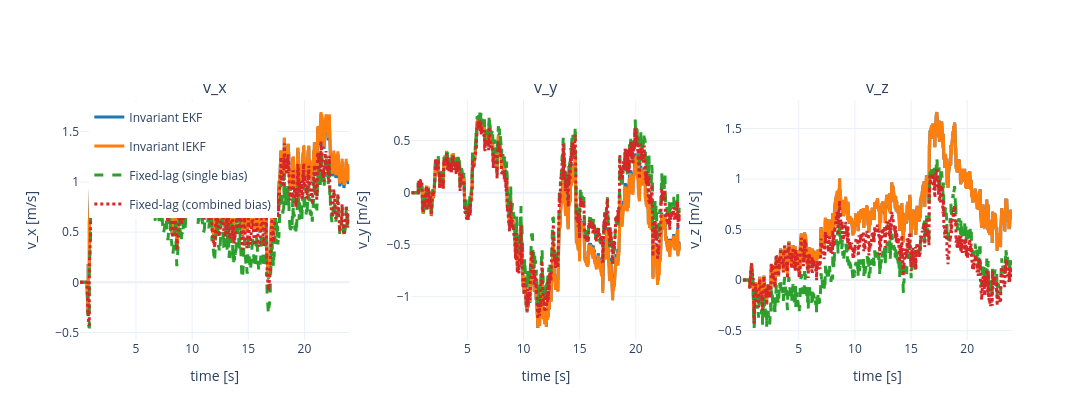

This figure's notebook cell:
### Code cell
fig = make_subplots(rows=1, cols=3, subplot_titles=("v_x", "v_y", "v_z"))
velocity_components = (
    ("vx", "v_x [m/s]"),
    ("vy", "v_y [m/s]"),
    ("vz", "v_z [m/s]"),
)
for col, (field, axis_label) in enumerate(velocity_components, start=1):
    for variant, result in DISPLAY_RESULTS.items():
        trajectory = result["trajectory"]
        times = np.array([row["timestamp_s"] for row in trajectory])
        values = np.array([row[field] for row in trajectory])
        fig.add_trace(
            go.Scatter(
                x=times,
                y=values,
                mode="lines",
                name=LABELS[variant],
                line=dict(color=COLORS[variant], width=3, dash=LINE_STYLES[variant]),
                legendgroup=variant,
                showlegend=(col == 1),
            ),
            row=1,
            col=col,
        )
    fig.update_xaxes(title_text="time [s]", row=1, col=col)
    fig.update_yaxes(title_text=axis_label, row=1, col=col)
fig.update_layout(height=420, width=1200, template="plotly_white", legend=dict(x=0.01, y=0.99))
fig.show()

### Figure 1 — Plotly figure (JSON) as saved in the notebook; plotly's stock layout.template omitted (floating-point values rounded to 4 significant figures; data arrays with more than 128 entries replaced by an {"elided": "..."} marker saying what was removed)
{"data": [{"legendgroup": "invariant_ekf", "line": {"color": "#1f77b4", "dash": "solid", "width": 3}, "mode": "lines", "name": "Invariant EKF", "showlegend": true, "type": "scatter", "x": {"elided": "2665 float values"}, "xaxis": "x", "y": {"elided": "2665 float values"}, "yaxis": "y"}, {"legendgroup": "invariant_graph", "line": {"color": "#ff7f0e", "dash": "solid", "width": 3}, "mode": "lines", "name": "Invariant IEKF", "showlegend": true, "type": "scatter", "x": {"elided": "2665 float values"}, "xaxis": "x", "y": {"elided": "2665 float values"}, "yaxis": "y"}, {"legendgroup": "fixed_lag_single_bias", "line": {"color": "#2ca02c", "dash": "dash", "width": 3}, "mode": "lines", "name": "Fixed-lag (single bias)", "showlegend": true, "type": "scatter", "x": {"elided": "2665 float values"}, "xaxis": "x", "y": {"elided": "2665 float values"}, "yaxis": "y"}, {"legendgroup": "fixed_lag_combined_bias", "line": {"color": "#d62728", "dash": "dot", "width": 3}, "mode": "lines", "name": "Fixed-lag (combined bias)", "showlegend": true, "type": "scatter", "x": {"elided": "2665 float values"}, "xaxis": "x", "y": {"elided": "2665 float values"}, "yaxis": "y"}, {"legendgroup": "invariant_ekf", "line": {"color": "#1f77b4", "dash": "solid", "width": 3}, "mode": "lines", "name": "Invariant EKF", "showlegend": false, "type": "scatter", "x": {"elided": "2665 float values"}, "xaxis": "x2", "y": {"elided": "2665 float values"}, "yaxis": "y2"}, {"legendgroup": "invariant_graph", "line": {"color": "#ff7f0e", "dash": "solid", "width": 3}, "mode": "lines", "name": "Invariant IEKF", "showlegend": false, "type": "scatter", "x": {"elided": "2665 float values"}, "xaxis": "x2", "y": {"elided": "2665 float values"}, "yaxis": "y2"}, {"legendgroup": "fixed_lag_single_bias", "line": {"color": "#2ca02c", "dash": "dash", "width": 3}, "mode": "lines", "name": "Fixed-lag (single bias)", "showlegend": false, "type": "scatter", "x": {"elided": "2665 float values"}, "xaxis": "x2", "y": {"elided": "2665 float values"}, "yaxis": "y2"}, {"legendgroup": "fixed_lag_combined_bias", "line": {"color": "#d62728", "dash": "dot", "width": 3}, "mode": "lines", "name": "Fixed-lag (combined bias)", "showlegend": false, "type": "scatter", "x": {"elided": "2665 float values"}, "xaxis": "x2", "y": {"elided": "2665 float values"}, "yaxis": "y2"}, {"legendgroup": "invariant_ekf", "line": {"color": "#1f77b4", "dash": "solid", "width": 3}, "mode": "lines", "name": "Invariant EKF", "showlegend": false, "type": "scatter", "x": {"elided": "2665 float values"}, "xaxis": "x3", "y": {"elided": "2665 float values"}, "yaxis": "y3"}, {"legendgroup": "invariant_graph", "line": {"color": "#ff7f0e", "dash": "solid", "width": 3}, "mode": "lines", "name": "Invariant IEKF", "showlegend": false, "type": "scatter", "x": {"elided": "2665 float values"}, "xaxis": "x3", "y": {"elided": "2665 float values"}, "yaxis": "y3"}, {"legendgroup": "fixed_lag_single_bias", "line": {"color": "#2ca02c", "dash": "dash", "width": 3}, "mode": "lines", "name": "Fixed-lag (single bias)", "showlegend": false, "type": "scatter", "x": {"elided": "2665 float values"}, "xaxis": "x3", "y": {"elided": "2665 float values"}, "yaxis": "y3"}, {"legendgroup": "fixed_lag_combined_bias", "line": {"color": "#d62728", "dash": "dot", "width": 3}, "mode": "lines", "name": "Fixed-lag (combined bias)", "showlegend": false, "type": "scatter", "x": {"elided": "2665 float values"}, "xaxis": "x3", "y": {"elided": "2665 float values"}, "yaxis": "y3"}], "layout": {"annotations": [{"font": {"size": 16}, "showarrow": false, "text": "v_x", "x": 0.1444, "xanchor": "center", "xref": "paper", "y": 1, "yanchor": "bottom", "yref": "paper"}, {"font": {"size": 16}, "showarrow": false, "text": "v_y", "x": 0.5, "xanchor": "center", "xref": "paper", "y": 1, "yanchor": "bottom", "yref": "paper"}, {"font": {"size": 16}, "showarrow": false, "text": "v_z", "x": 0.8556, "xanchor": "center", "xref": "paper", "y": 1, "yanchor": "bottom", "yref": "paper"}], "height": 420, "legend": {"x": 0.01, "y": 0.99}, "width": 1200, "xaxis": {"anchor": "y", "domain": [0, 0.2889], "title": {"text": "time [s]"}}, "xaxis2": {"anchor": "y2", "domain": [0.3556, 0.6444], "title": {"text": "time [s]"}}, "xaxis3": {"anchor": "y3", "domain": [0.7111, 1], "title": {"text": "time [s]"}}, "yaxis": {"anchor": "x", "domain": [0, 1], "title": {"text": "v_x [m/s]"}}, "yaxis2": {"anchor": "x2", "domain": [0, 1], "title": {"text": "v_y [m/s]"}}, "yaxis3": {"anchor": "x3", "domain": [0, 1], "title": {"text": "v_z [m/s]"}}}}
